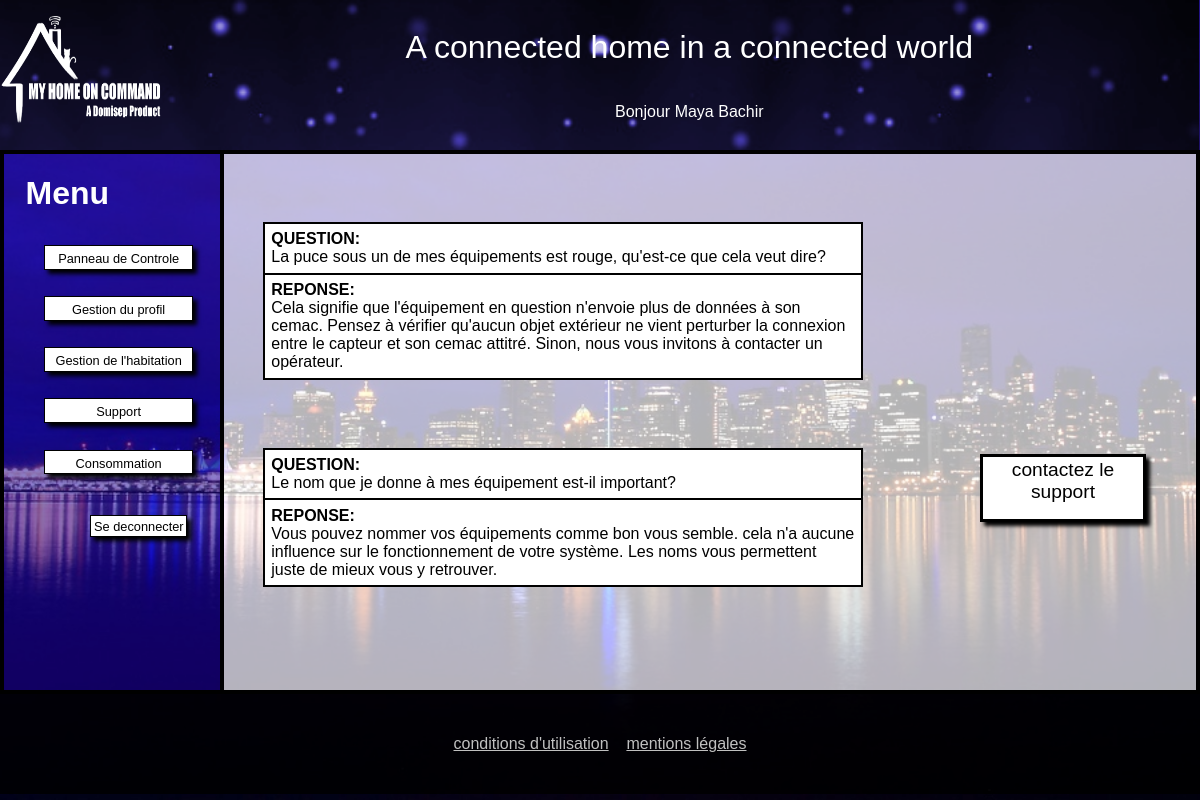
/MyHomeOnCommand/index.php?page=supportClient (signed in), run on the app's committed database.
### tables this page shows
CREATE TABLE IF NOT EXISTS `slogan` (
  `id_slogan` int(11) NOT NULL AUTO_INCREMENT,
  `contenu_slogan` text,
  PRIMARY KEY (`id_slogan`)
);

CREATE TABLE IF NOT EXISTS `info_utilisateur` (
  `id_info_utilisateur` int(11) NOT NULL AUTO_INCREMENT,
  `prenom` varchar(255) NOT NULL,
  `nom` varchar(255) NOT NULL,
  `email` varchar(255) DEFAULT NULL,
  `telephone` varchar(255) DEFAULT NULL,
  `statut_utilisateur` varchar(255) NOT NULL,
  `id_utilisateur` int(11) NOT NULL,
  `token` varchar(255) NOT NULL,
  PRIMARY KEY (`id_info_utilisateur`)
);

CREATE TABLE IF NOT EXISTS `qr` (
  `id_qr` int(11) NOT NULL AUTO_INCREMENT,
  `contenu_q` text,
  `contenu_r` text,
  `date_q` datetime DEFAULT NULL,
  `date_r` datetime DEFAULT NULL,
  `id_type_qr` int(11) NOT NULL,
  PRIMARY KEY (`id_qr`)
);

### MyHomeOnCommand/modele/modeleAccueil.php (called while the page is built, shortened)
<?php
class Connection
{
    protected function dbConnect()
    {
        try
        {
            $db = new PDO('mysql:host=localhost;dbname=myhomeoncommand;charset=utf8', 'root', '');
        }
        catch (Exception $e)
        {
                        die('Erreur : ' . $e->getMessage());
        }
        return $db;
    }
}
class LoginUtilisateur extends Connection
{
    public function getInfoUtilisateur($idUtil)
    {
        $db=$this->dbConnect();
        $req = $db->prepare('SELECT prenom, nom, email, telephone, statut_utilisateur, id_utilisateur FROM info_utilisateur WHERE id_utilisateur = :id');
        $req->execute(array('id' => $idUtil));
        return $req;
    }
}
class InscriptionUtilisateur extends Connection
{
     public function getSlogan()
    {
        $db=$this->dbConnect();
        $req = $db->query('SELECT contenu_slogan FROM slogan');
        return $req;
     }
}

### MyHomeOnCommand/controleur/controleurAccueil.php (called while the page is built, shortened)
<?php
function infoBandeau($idClient)
{
    $utilisateur=new LoginUtilisateur;
    $info=$utilisateur->getInfoUtilisateur($idClient);
    $information=$info->fetch();
    return $information;
}
function afficheslogan()
{
    $affiche=new InscriptionUtilisateur;
    $slogan =$affiche->getSlogan();
    $slogan=$slogan->fetch()[0];
    return $slogan;
}

### MyHomeOnCommand/modele/modeleSupport.php (called while the page is built, shortened)
<?php
class QuestionReponse extends Connection
{
    public function recupereqr()
    {
        $db=$this->dbConnect();
        $donneQR = $db->query('SELECT contenu_q, contenu_r, id_qr FROM qr WHERE id_type_qr = 1');
        return $donneQR;
    }
}

### MyHomeOnCommand/controleur/controleurSupport.php (called while the page is built, shortened)
<?php
function tableauqr()
{
    $clientqr=new QuestionReponse;
    $qr=$clientqr->recupereqr()->fetchAll();
    $tableauqr = $qr;
    return $tableauqr;
}

### MyHomeOnCommand/vue/supportClient.php (the view, shortened to what this page needs)
<!DOCTYPE html>
<html>
    <head>
        <link rel="stylesheet" href="css/styleGeneral.css" />
        <link rel="stylesheet" href="css/styleSupportClient.css" />
        <link rel="stylesheet" href="css/styleMenu.css" />
        <link rel="stylesheet" href="css/styleHeaderFooter.css" />
    </head>
    <?php include('vue/header.php');?>
    <body>
        <div id="corps">
    	   <?php include('vue/menuClient.php');?>
    	   <div id="CorpTexte">
               <div id="contactSupport">
                    <a id="textcontact" href="index.php?page=messagerieClient">contactez le support</a>
               </div>
               <div>
                    <?php foreach($tableauqr as $truc): ?>
                        <div class="groupeq"><strong>QUESTION: </strong><br><?php echo nl2br($truc['contenu_q']);?></br></div>
                        <div class="grouper"><strong>REPONSE: </strong><br><?php echo nl2br($truc['contenu_r']); ?></div>
                    <?php endforeach;  ?>
               </div>
    	   </div>
        </div>
    </body>
    <?php include('vue/footer.php');?>
</html>

### MyHomeOnCommand/vue/header.php (shortened to what this page needs)
<div id="bandeau_accueil">
    <div id="logo"><a href="index.php?page=<?php if(isset($_SESSION['type'])){if($_SESSION['type']==3){echo "panneau";}if($_SESSION['type']==1){echo "adminPanneauClient";}}else{echo "accueil";} ?>" title="Accueil"><img id="imagelogo" src="images/logo.png" alt="Logo de MyHomeOnCommand" /></a></div>
        <div id="titre">
    <?php
        echo afficheslogan();
        if(isset($_SESSION['prenom']))
        {
            if($_SESSION['type']==3)
            {
                $info=infoBandeau($_SESSION['id']);
                echo "</br></br><div id='sousTitre'>Bonjour ".$info['prenom']." ". $info['nom']."</div>";
            }
        }
    ?>
    </div>
</div>
<div id='bandeau_invisible'></div>

### MyHomeOnCommand/css/styleGeneral.css (style rules this page uses)
body { margin:0px 0px 0px 0px; background: url("../images/ville.jpg") no-repeat center center fixed; background-size: cover; color:white; font-family: Arial; }
html,body { height: 100%; }

### MyHomeOnCommand/css/styleSupportClient.css (style rules this page uses)
#corps { display: flex; }
#CorpTexte { background-color: rgba(255, 255, 255, 0.7); border:solid black 0.3em; border-left: 0em; width: 82%; height: 33.5em; overflow: auto; }
#contactSupport { font-size: 0.8em; height: 7.3%; width: 13%; text-align: center; padding: 2px; margin:25% 0% 0% 63%; border: solid black 0.3em; background-color: white; position: absolute; box-shadow: 0.3em 0.3em 0.3em black; }
#textcontact { text-decoration-line: none; color: black; font-size: 1.5em; }
.groupeq { border:solid black 0.15em; width: 60%; background-color: white; color: black; margin: 7% 0% 0% 4%; border-bottom: 0px; padding: 0.4em; height: auto; }
.grouper { border:solid black 0.15em; width: 60%; background-color: white; color: black; margin: 0% 0% 5% 4%; padding: 0.4em; height: auto; }
.boiteQ, .boiteR, { border:solid black 0.15em; padding: 0.4em; margin: 3%; color: black; }

### MyHomeOnCommand/css/styleHeaderFooter.css (style rules this page uses)
#bandeau_accueil { display:flex; height: 150px; width: 99.9%; background: url("../images/fondHeader.png") no-repeat center center fixed ; background-size: cover; background-color: rgba(105,104,189,1); position: fixed; z-index: 5; }
#logo { height: 100%; width: 15%; box-sizing: border-box; }
#imagelogo { width: 100%; height:100%; margin: 0; padding: 0; }
#titre { width: 85%; height: 100%; display: flex; color: white; justify-content: center; align-items: center; font-size: 2em; flex-direction: column; }
#sousTitre { justify-content: center; align-items: center; font-size: 0.5em; }
#bandeau_invisible { height: 150px; }

### data on the page
slogan: contenu_slogan "A connected home in a connected world"
info_utilisateur: prenom "Maya", nom "Bachir"
qr: contenu_q "La puce sous un de mes équipements est rouge, qu'est-ce que cela veut dire?", contenu_r "Cela signifie que l'équipement en question n'envoie plus de données à son cemac. Pensez à vérifier qu'aucun objet extérieur ne vient perturber la connexion entre le capteur et son cemac attitré. Sinon, nous vous invitons à contacter un opérateur."
qr: contenu_q "Le nom que je donne à mes équipement est-il important?", contenu_r "Vous pouvez nommer vos équipements comme bon vous semble. cela n'a aucune influence sur le fonctionnement de votre système. Les noms vous permettent juste de mieux vous y retrouver."
